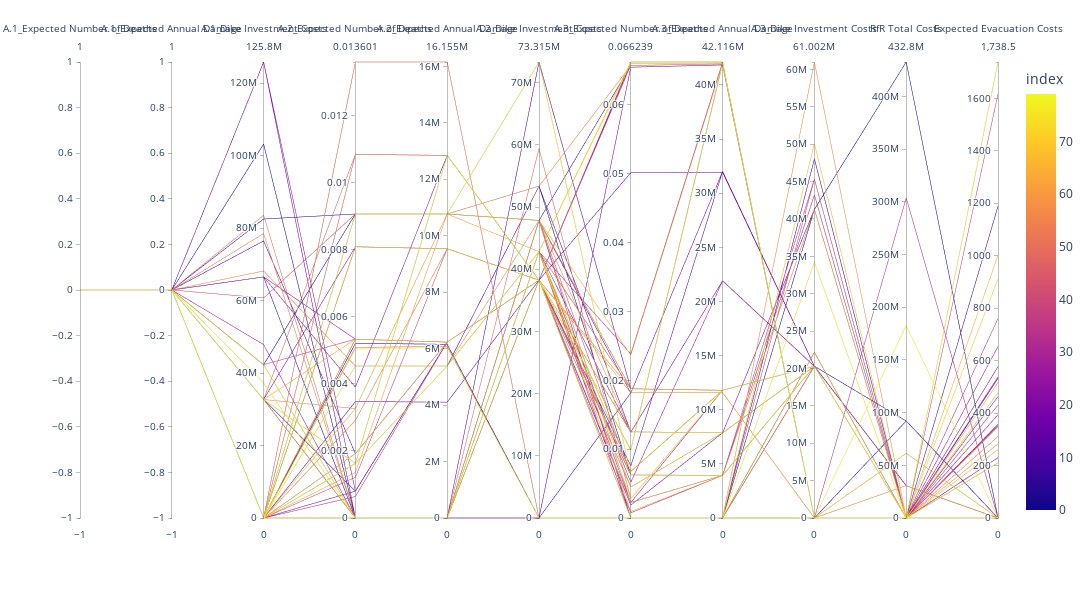

This figure's notebook cell:
### Markdown cell above
### Plotting tradeoffs between outcomes using a Parallel coordinate plot.

### Code cell
import plotly.express as px
# fig, ax = plt.subplots(figsize=(20,20))

fig = px.parallel_coordinates(results_index.iloc[:,32:43],color=results_index.index,
                              dimensions=results_load.iloc[:,31:42].columns
                              , width=2000, height=600)
fig.show()
